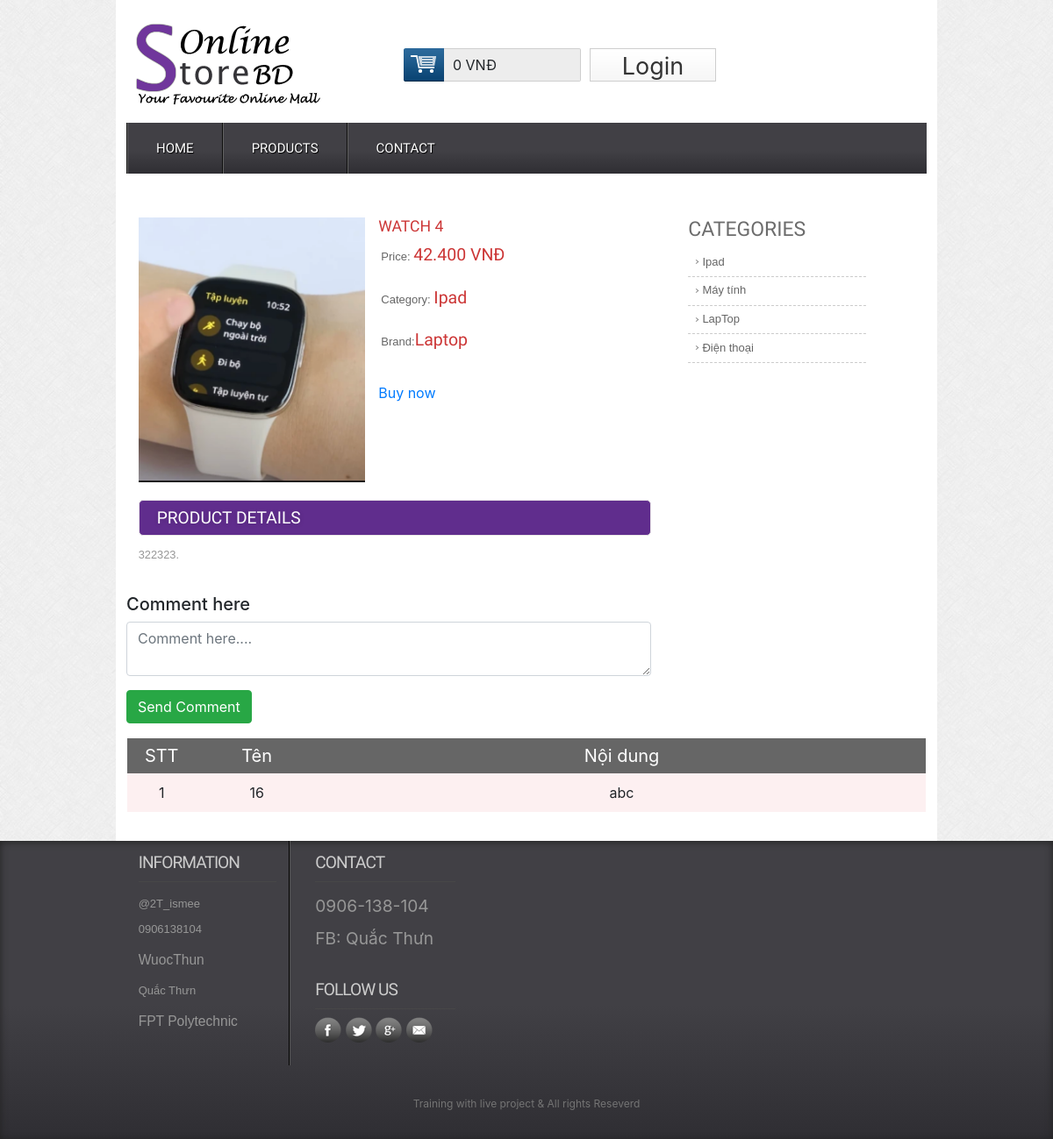
Page /details.php?proId=61 on the committed database.
### tables this page shows
CREATE TABLE `tbl_product` (
  `productId` int(11) NOT NULL,
  `productName` tinytext NOT NULL,
  `catId` int(11) DEFAULT NULL,
  `brandId` int(11) DEFAULT NULL,
  `product_desc` text NOT NULL,
  `type` int(11) DEFAULT NULL,
  `price` varchar(255) NOT NULL,
  `image` varchar(255) NOT NULL
);

CREATE TABLE `tbl_category` (
  `catId` int(11) NOT NULL,
  `catName` varchar(255) NOT NULL
);

CREATE TABLE `tbl_brand` (
  `brandId` int(11) NOT NULL,
  `brandName` varchar(255) NOT NULL
);

CREATE TABLE `tbl_binhluan` (
  `id` int(11) NOT NULL,
  `customer_id` int(11) NOT NULL,
  `product_id` int(11) NOT NULL,
  `content` varchar(255) NOT NULL
);

### lib/database.php (called while the page is built, shortened)
<?php
class Database
{
    public $host = DB_HOST;
    public $user = DB_USER;
    public $pass = DB_PASS;
    public $dbname = DB_NAME;
    public $link;
    private function connectDB()
    {
        $this->link = new mysqli(
            $this->host,
            $this->user,
            $this->pass,
            $this->dbname
        );
        if ($this->link) {
            return false;
        }
    }
    public function select($querry)
    {
        $result = $this->link->query($querry) or
            die($this->link->error . __LINE__);
        if ($result->num_rows > 0) {
            return $result;
        } else {
            return false;
        }
    }
}

### classes/product1.php (called while the page is built, shortened)
<?php
$filepath = realpath(dirname(__FILE__));
include_once($filepath . '/../lib/database.php');
include_once($filepath . '/../helpers/format.php');
class product1
{
    private $db;
    public function __construct()
    {
        $this->db =  new Database();
    }
    public function get_details($id)
    {
        $query = "SELECT tbl_product.* ,tbl_category.catName, tbl_brand.brandName
        from tbl_product INNER JOIN tbl_category on tbl_product.catId = tbl_category.catId
INNER JOIN tbl_brand on tbl_product.brandId = tbl_brand.brandId
where tbl_product.productId = '$id' ";
        $result = $this->db->select($query);
        return $result;
    }
}

### helpers/format.php (called while the page is built, shortened)
<?php
class Format
{
    public function format_currency($n = 0)
    {
        $n = (string)$n;
        $n = strrev($n);
        $res = '';
        for ($i = 0; $i < strlen($n); $i++) {
            if ($i % 3 == 0 && $i != 0) {
                $res .= '.';
            }
            $res .= $n[$i];
        }
        $res = strrev($res);
        return $res;
    }
}

### lib/session.php (called while the page is built, shortened)
<?php
class Session
{
    public static function get($key)
    {
        if (isset($_SESSION[$key])) {
            return $_SESSION[$key];
        } else {
            return false;
        }
    }
}

### classes/category.php (called while the page is built, shortened)
<?php
$filepath = realpath(dirname(__FILE__));
include_once($filepath . '/../lib/database.php');
include_once($filepath . '/../helpers/format.php');
class category
{
    private $db;
    public function __construct()
    {
        $this->db =  new Database();
    }
    public function show_category()
    {
        $query = "SELECT * FROM tbl_category order by catId desc ";
        $result = $this->db->select($query);
        return $result;
    }
}

### classes/comment.php (called while the page is built, shortened)
<?php
$filepath = realpath(dirname(__FILE__));
include_once($filepath . '/../lib/database.php');
include_once($filepath . '/../helpers/format.php');
class comment
{
    private $db;
    public function __construct()
    {
        $this->db =  new Database();
    }
    public function getCommentById($product_id)
    {
        $product_id = mysqli_real_escape_string($this->db->link, $product_id);
        $query = "SELECT * FROM tbl_binhluan where product_id = '$product_id'";
        $result = $this->db->select($query);
        return $result;
    }
}

### details.php (the view, shortened to what this page needs)
<?php
include 'inc/header.php';
?>
<?php
if (!isset($_GET['proId']) || $_GET['proId'] == null) {
    echo " <script>'window.location = '404.php'; </script>";
} else {
    $id = $_GET['proId'];
}
?>
<div class="main">
    <div class="content">
        <div class="section group">
            <?php
            $get_products_details = $pd->get_details($id);
            if ($get_products_details) {
                while ($result_details = $get_products_details->fetch_assoc()) {
            ?>
            <div class="cont-desc span_1_of_2">
                <div class="grid images_3_of_2">
                    <img src="admin/uploads/<?php echo $result_details['image'] ?>" alt="" />
                </div>
                <div class="desc span_3_of_2">
                    <h2><?php
                                echo $result_details['productName']
                                ?></h2>
                    <div class="price">
                        <p>Price: <span><?php
                                                echo $fm->format_currency($result_details['price'])
                                                ?> VNĐ</span></p>
                        <p>Category: <span><?php
                                                    echo $result_details['catName']
                                                    ?></span></p>
                        <p>Brand:<span><?php
                                                echo $result_details['brandName']
                                                ?></span></p>
                    </div>
                    <div class="add-cart">
                        <form action="" method="post">
                            <?php
                                    $login_check = Session::get('customer_login');
                                    if ($login_check == false) {
                                        echo '
                            <a href="login.php" > Buy now <br></a>
                                        ';
                                    } else {
                                        echo '
                            <input type="number" class="buyfield" name="quanlity" value="1" min="1" />
                        <input type="submit" class="buysubmit" name="submit" value="Buy Now" /> <br>
                        ';
                                    }
                                    ?>
                        </form>
                    </div>
                    <div class="add-cart">
                        <form action="" method="POST">
                                value="<?php echo $result_details['productId'] ?>" /> <br>
                        </form>
                    </div>
                </div>
                <div class="product-desc">
                    <h2>Product Details</h2>
                    <p><?php
                                echo $result_details['product_desc']
                                ?>.</p>
                </div>
            </div>
            <?php
                }
            } else {
            }
            ?>
            <div class="rightsidebar span_3_of_1">
                <h2>CATEGORIES</h2>
                <ul>
                    <?php
                    $getAllCat =  $ct->show_category();
                    if ($getAllCat) {
                        while ($resultAllCat = $getAllCat->fetch_assoc()) {
                    ?>
                    <li><a href="productbycat.php?catId=<?php echo $resultAllCat['catId'] ?> "><?php
                                                                                                        echo $resultAllCat['catName']
                                                                                                        ?></a></li>
                    <?php
                        }
                    }
                    ?>
                </ul>
            </div>
        </div>
        <div class="binhluan">
            <div class="row">
                <div class="col-md-8">
                    <h5>Comment here </h5>
                    <form method="POST" action="">
                        <p><textarea class="form-control" placeholder="Comment here...." name="content"></textarea></p>
                        <p><input type="submit" name="comment" value="Send Comment" class="btn btn-success"></p>
                    </form>
                </div>
            </div>
        </div>
        <table class="tblone">
            <tr>
                <th width="5%">STT</th>
                <th width="10%">Tên</th>
                <th width="50%">Nội dung</th>
            </tr>
            <?php
            $product_id = $_GET['proId'];
            $getAllcomment = $comment->getCommentById($product_id);
            if ($getAllcomment) {
                $i = 0;
                while ($result_comment  = $getAllcomment->fetch_assoc()) {
                    $i++;
            ?>
            <tr>
                <td><?php
                            echo $i;
                            ?></td>
                <td><?php
                            echo $result_comment['customer_id'];
                            ?></td>
                <td><?php
                            echo $result_comment['content'];
                            ?></td>
            </tr>
            <?php
                }
            }
            ?>
        </table>
    </div>
</div>
<?php
include 'inc/footer.php';
?>

### css/style.css (style rules this page uses)
html, body, div, span, applet, object, iframe, h1, h2, h3, h4, h5, h6, p, blockquote, pre, a, abbr, acronym, address, big, cite, code, del, dfn, em, img, ins, kbd, q, s, samp, small, strike, strong, sub, sup, tt, var, b, u, i, dl, dt, dd, ol, nav ul, nav li, fieldset, form, label, legend, table, caption, tbody, tfoot, thead, tr, th, td, article, aside, canvas, details, embed, figure, figcaption, footer, header, hgroup, menu, nav, output, ruby, section, summary, time, mark, audio, video { margin: 0; padding: 0; border: 0; font-size: 100%; font: inherit; vertical-align: baseline; }
ol, ul { list-style: none; margin: 0; padding: 0; }
table { border-collapse: collapse; border-spacing: 0; }
a { text-decoration: none; }
img { max-width: 100%; }
body { font-family: Arial, Helvetica, sans-serif; background: url(../images/body_bg3.jpg); }
.section { clear: both; padding: 0px; margin: 0px; }
.group:before, .group:after { content: ""; display: table; }
.group:after { clear: both; }
.group { zoom: 1; }
.content { padding: 20px 0; background: #fff; }
.content h2 { font-size: 23px; color: #6c6c6c; font-family: "Monda", sans-serif; }
.cont-desc { display: block; float: left; clear: both; }
.rightsidebar { display: block; float: left; margin: 0% 0 0% 1.6%; }
.cont-desc:first-child { margin-left: 0; }
.desc { display: block; float: left; margin: 0% 0 0% 2.6%; }
.span_1_of_2 { width: 67.1%; padding: 1.5%; }
.images_3_of_2 { width: 44.2%; float: left; text-align: center; }
.span_3_of_2 { width: 53.2%; }
.span_3_of_1 { width: 25.2%; padding: 1.5%; }
.images_3_of_2 img { height: 302px; max-width: 100%; width: 100%; }
.span_3_of_2 h2 { font-family: "Monda", sans-serif; font-size: 1.1em; color: #cc3636; font-weight: normal; margin-top: 0px; text-transform: uppercase; }
.span_3_of_2 p { font-size: 0.8125em; padding: 0.3em 0; color: #969696; line-height: 1.6em; font-family: verdana, arial, helvetica, helve, sans-serif; }
.price p { font-size: 0.8125em; padding: 1.5% 1%; color: #666; vertical-align: top; }
.price p span { font-size: 1.5em; font-family: "Monda", sans-serif; color: #cc3636; }
.add-cart { padding-top: 15px; }
.product-desc, .product-tags { clear: both; padding-top: 20px; }
.product-desc h2, .product-tags h2 { padding: 8px 20px; background: #602d8d; border: 1px solid #ebe8e8; border-radius: 5px; -webkit-border-radius: 5px; -moz-border-radius: 5px; -o-border-radius: 5px; font-family: "Monda", sans-serif; font-size: 1.2em; color: #fff; text-transform: uppercase; text-shadow: 0 1px 5px rgba(34, 34, 34, 0.17); }
.product-desc p { font-size: 0.8em; padding: 0.3em 0; color: #969696; line-height: 1.6em; font-family: verdana, arial, helvetica, helve, sans-serif; }
.span_3_of_1 li a { font-size: 0.8125em; padding: 0.42em 8%; color: #666; display: block; line-height: 1.6em; font-family: Arial, Helvetica, sans-serif; border-bottom: 1px dashed #ccc; background: url(../images/drop_arrow.png) no-repeat 5px 11px; }
.tblone { border: 1px solid #fff; margin-bottom: 12px; width: 100%; }
.tblone th { background: #666 none repeat scroll 0 0; color: #fff; font-size: 20px; padding: 5px 8px; text-align: center; }
.tblone td { padding: 10px; text-align: center; }
table.tblone tr:nth-child(2n + 1) { background: #fff; height: 30px; }
table.tblone tr:nth-child(2n) { background: #fdf0f1; height: 30px; }

### rows in the picture
tbl_product: image (picture), productName "WATCH 4", price "42.400", catId.catName "Ipad", brandId.brandName "Laptop", product_desc "322323"
tbl_category: catName "Ipad"
tbl_category: catName "Máy tính"
tbl_category: catName "LapTop"
tbl_category: catName "Điện thoại"
tbl_binhluan: customer "16", content "abc"
